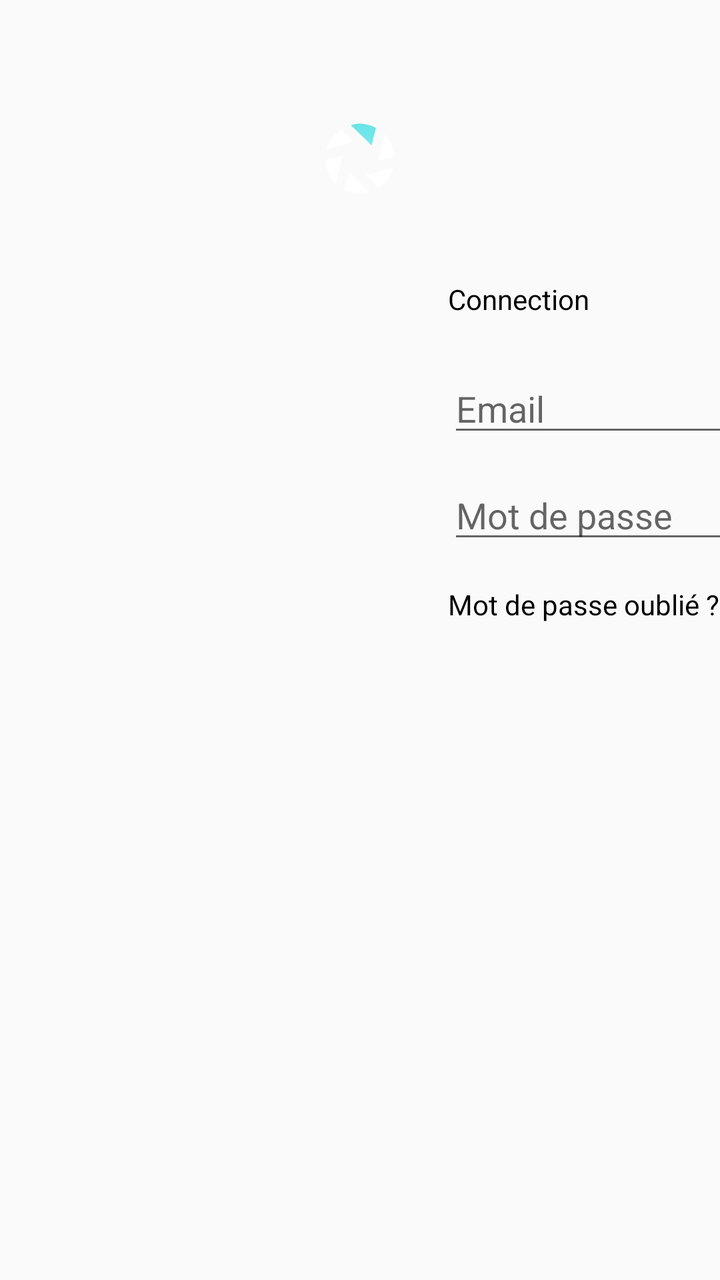
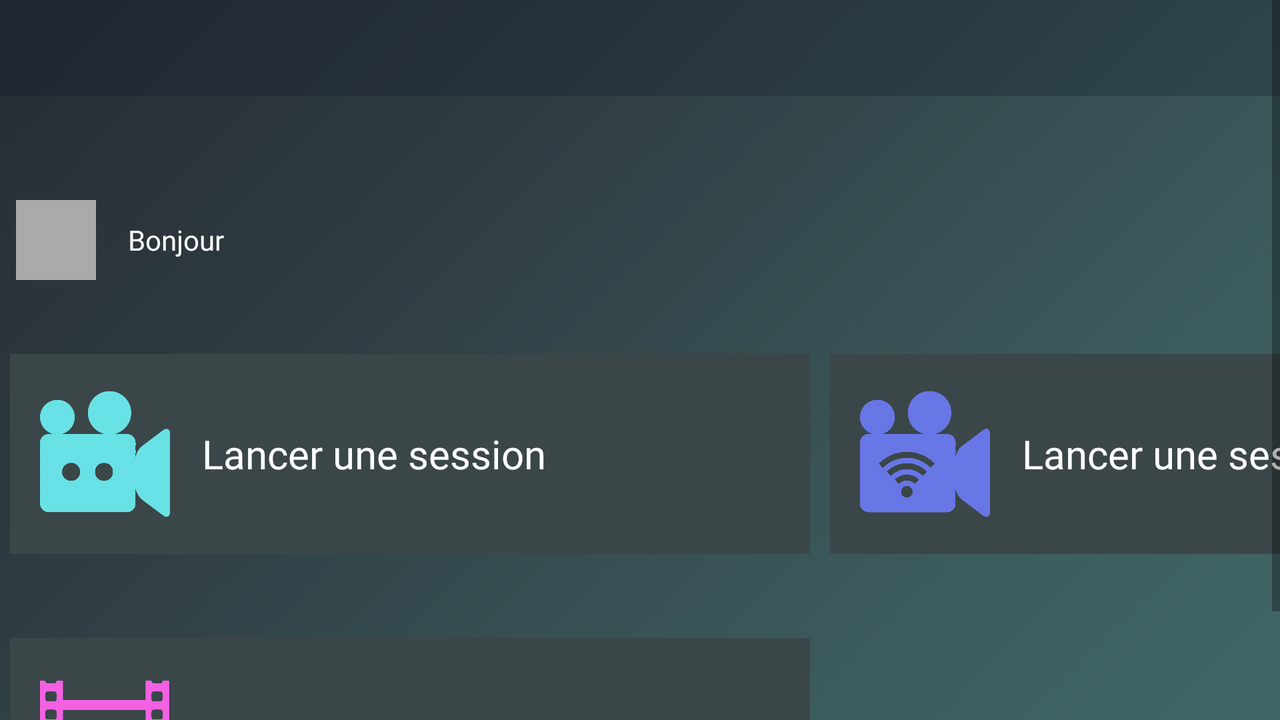

One screen, two layout resources from the same app: the default and the repository's alternative for another configuration. Each is rendered where Android would select it; the XML of both is given below.
<!-- AndroidManifest.xml: application theme AppTheme -->
<!-- res/layout/activity_main.xml -->
<?xml version="1.0" encoding="utf-8"?>
<android.support.constraint.ConstraintLayout xmlns:android="http://schemas.android.com/apk/res/android"
    xmlns:app="http://schemas.android.com/apk/res-auto"
    xmlns:tools="http://schemas.android.com/tools"
    android:layout_width="match_parent"
    android:layout_height="match_parent"
    tools:context=".MainActivity">

    <ImageView
        android:id="@+id/iv_logo"
        android:layout_width="187dp"
        android:layout_height="wrap_content"
        android:layout_marginEnd="8dp"
        android:layout_marginLeft="8dp"
        android:layout_marginRight="8dp"
        android:layout_marginStart="8dp"
        android:layout_marginTop="56dp"
        app:layout_constraintEnd_toEndOf="parent"
        app:layout_constraintStart_toStartOf="parent"
        app:layout_constraintTop_toTopOf="parent"
        app:srcCompat="@mipmap/ic_launcher" />

    <TextView
        android:id="@+id/tv_connected"
        android:layout_width="wrap_content"
        android:layout_height="26dp"
        android:layout_marginLeft="224dp"
        android:layout_marginStart="224dp"
        android:layout_marginTop="36dp"
        android:text="@string/connected"
        android:textColor="@android:color/black"
        app:layout_constraintStart_toStartOf="parent"
        app:layout_constraintTop_toBottomOf="@+id/iv_logo" />

    <EditText
        android:id="@+id/et_mail"
        android:layout_width="wrap_content"
        android:layout_height="wrap_content"
        android:layout_marginLeft="224dp"
        android:layout_marginStart="224dp"
        android:layout_marginTop="16dp"
        android:ems="10"
        android:hint="@string/email"
        android:inputType="textPersonName"
        android:textColor="@android:color/black"
        app:layout_constraintStart_toStartOf="parent"
        app:layout_constraintTop_toBottomOf="@+id/tv_connected" />

    <EditText
        android:id="@+id/et_password"
        android:layout_width="wrap_content"
        android:layout_height="wrap_content"
        android:layout_marginLeft="224dp"
        android:layout_marginStart="224dp"
        android:layout_marginTop="12dp"
        android:ems="10"
        android:hint="@string/password"
        android:inputType="textPassword"
        android:textColor="@android:color/black"
        app:layout_constraintStart_toStartOf="parent"
        app:layout_constraintTop_toBottomOf="@+id/et_mail" />

    <TextView
        android:id="@+id/tv_lost_password"
        android:layout_width="wrap_content"
        android:layout_height="wrap_content"
        android:layout_marginLeft="224dp"
        android:layout_marginStart="224dp"
        android:layout_marginTop="16dp"
        android:text="@string/lost_password"
        android:textColor="@android:color/black"
        app:layout_constraintStart_toStartOf="parent"
        app:layout_constraintTop_toBottomOf="@+id/et_password" />

    <Button
        android:id="@+id/btn_connected"
        android:layout_width="wrap_content"
        android:layout_height="wrap_content"
        android:layout_marginLeft="8dp"
        android:layout_marginStart="8dp"
        android:layout_marginTop="8dp"
        android:text="@string/connected_maj"
        app:layout_constraintStart_toEndOf="@+id/tv_lost_password"
        app:layout_constraintTop_toBottomOf="@+id/et_password" />
</android.support.constraint.ConstraintLayout>
<!-- resources referenced by this layout -->
<resources>
  <!-- mipmap ic_launcher: png bitmap (mipmap-hdpi, 2554 bytes) -->
  <string name="connected">Connection</string>
  <string name="connected_maj">SE CONNECTER</string>
  <string name="email">Email</string>
  <string name="lost_password">Mot de passe oublié ?</string>
  <string name="password">Mot de passe</string>
  <style name="AppTheme" parent="Theme.AppCompat.Light.DarkActionBar">
          
          <item name="colorPrimary">@color/colorPrimary</item>
          <item name="colorPrimaryDark">@color/colorBlack</item>
          <item name="colorAccent">@color/colorLightMagenta</item>
          <item name="windowActionBar">false</item>
          <item name="windowNoTitle">true</item>
      </style>
  <color name="colorPrimary">#3F51B5</color>
  <color name="colorBlack">#2E2d2d</color>
  <color name="colorLightMagenta">#F562E5</color>
</resources>
<!-- res/layout-land/activity_main.xml (the repository's variant of the layout above) -->
<!-- drawn on the phone turned sideways -->
<?xml version="1.0" encoding="utf-8"?>
<android.support.constraint.ConstraintLayout xmlns:android="http://schemas.android.com/apk/res/android"
    xmlns:app="http://schemas.android.com/apk/res-auto"
    xmlns:tools="http://schemas.android.com/tools"
    android:layout_width="match_parent"
    android:layout_height="match_parent"
    android:background="@drawable/bg"
    tools:context=".MainActivity">

    <ScrollView
        android:layout_width="match_parent"
        android:layout_height="match_parent">

        <android.support.constraint.ConstraintLayout
            android:layout_width="match_parent"
            android:layout_height="wrap_content"
            android:orientation="vertical">

            <include
                android:id="@+id/appBar"
                layout="@layout/toolbar"/>

            <LinearLayout
                android:layout_width="wrap_content"
                android:layout_height="wrap_content"
                android:layout_marginTop="100dp"
                android:orientation="vertical"
                app:layout_constraintBottom_toBottomOf="parent"
                app:layout_constraintEnd_toEndOf="parent"
                app:layout_constraintStart_toStartOf="parent"
                app:layout_constraintTop_toTopOf="parent">

                <LinearLayout
                    android:layout_width="wrap_content"
                    android:layout_height="wrap_content"
                    android:layout_marginBottom="32dp">

                    <ImageView
                        android:id="@+id/img_avatar"
                        android:layout_width="40dp"
                        android:layout_height="40dp"
                        android:layout_marginLeft="8dp"
                        app:layout_constraintStart_toStartOf="parent"
                        app:layout_constraintTop_toTopOf="@+id/appBar"
                        app:srcCompat="@android:color/darker_gray" />

                    <TextView
                        android:id="@+id/name_user"
                        android:layout_width="wrap_content"
                        android:layout_height="wrap_content"
                        android:layout_gravity="center_vertical"
                        android:layout_marginLeft="16dp"
                        android:text="@string/hello_user"
                        android:textColor="@color/white"
                        app:fontFamily="@font/roboto_bold"
                        app:layout_constraintStart_toEndOf="@+id/img_avatar"
                        app:layout_constraintTop_toTopOf="@+id/appBar" />

                </LinearLayout>


                <LinearLayout
                    android:id="@+id/line1"
                    android:layout_width="wrap_content"
                    android:layout_height="wrap_content"
                    app:layout_constraintEnd_toEndOf="parent"
                    app:layout_constraintStart_toStartOf="parent"
                    tools:layout_editor_absoluteY="104dp">

                    <LinearLayout
                        android:id="@+id/btn_start_session"
                        android:layout_width="400dp"
                        android:layout_height="100dp"
                        android:layout_margin="5dp"
                        android:background="@color/colorCharcoalGrey">

                        <ImageView
                            android:id="@+id/logo_unique_session"
                            android:layout_width="80dp"
                            android:layout_height="80dp"
                            android:layout_gravity="center_vertical"
                            android:paddingLeft="15dp"
                            app:srcCompat="@drawable/camsimple" />

                        <TextView
                            android:id="@+id/name_unique_session"
                            android:layout_width="wrap_content"
                            android:layout_height="wrap_content"
                            android:layout_gravity="center_vertical"
                            android:layout_marginLeft="16dp"
                            android:text="@string/start_session"
                            android:textColor="@color/white"
                            android:textSize="20sp"
                            app:fontFamily="@font/roboto_bold" />
                    </LinearLayout>

                    <LinearLayout
                        android:id="@+id/btn_multi_session"
                        android:layout_width="400dp"
                        android:layout_height="100dp"
                        android:layout_margin="5dp"
                        android:background="@color/colorCharcoalGrey">

                        <ImageView
                            android:id="@+id/logo_multi_session"
                            android:layout_width="80dp"
                            android:layout_height="80dp"
                            android:layout_gravity="center_vertical"
                            android:paddingLeft="15dp"
                            app:srcCompat="@drawable/cammulti" />

                        <TextView
                            android:id="@+id/name_multi_session"
                            android:layout_width="wrap_content"
                            android:layout_height="wrap_content"
                            android:layout_gravity="center_vertical"
                            android:layout_marginLeft="16dp"
                            android:text="@string/start_multi_session"
                            android:textColor="@color/white"
                            android:textSize="20sp"
                            app:fontFamily="@font/roboto_bold" />
                    </LinearLayout>

                </LinearLayout>

                <LinearLayout
                    android:layout_width="wrap_content"
                    android:layout_height="wrap_content"
                    android:layout_marginTop="32dp"
                    app:layout_constraintEnd_toEndOf="parent"
                    app:layout_constraintStart_toStartOf="parent"
                    tools:layout_editor_absoluteY="236dp">

                    <LinearLayout
                        android:id="@+id/btn_videos"
                        android:layout_width="400dp"
                        android:layout_height="100dp"
                        android:layout_margin="5dp"
                        android:background="@color/colorCharcoalGrey">

                        <ImageView
                            android:id="@+id/logo_videos"
                            android:layout_width="80dp"
                            android:layout_height="80dp"
                            android:layout_gravity="center_vertical"
                            android:paddingLeft="15dp"
                            app:srcCompat="@drawable/video" />

                        <TextView
                            android:id="@+id/name_videos"
                            android:layout_width="wrap_content"
                            android:layout_height="wrap_content"
                            android:layout_gravity="center_vertical"
                            android:layout_marginLeft="16dp"
                            android:text="@string/my_videos"
                            android:textColor="@color/white"
                            android:textSize="20sp"
                            app:fontFamily="@font/roboto_bold" />
                    </LinearLayout>

                </LinearLayout>
            </LinearLayout>
        </android.support.constraint.ConstraintLayout>
    </ScrollView>


</android.support.constraint.ConstraintLayout>
<!-- res/layout/toolbar.xml (included above) -->
<?xml version="1.0" encoding="utf-8"?>
<android.support.constraint.ConstraintLayout xmlns:android="http://schemas.android.com/apk/res/android"
    android:layout_width="match_parent"
    android:layout_height="match_parent"
    xmlns:app="http://schemas.android.com/apk/res-auto">

    <android.support.v7.widget.Toolbar
        android:id="@+id/toolbar"
        android:layout_width="match_parent"
        android:layout_height="wrap_content"
        android:background="@color/colorDarkBlueGrey25"
        android:minHeight="?attr/actionBarSize"
        app:titleTextColor="@color/white"
        app:fontFamily="@font/roboto_bold"/>

</android.support.constraint.ConstraintLayout>
<!-- resources referenced by the variant -->
<!-- as the phone turned sideways resolves them -->
<resources>
  <color name="colorCharcoalGrey">#3B4648</color>
  <color name="colorDarkBlueGrey25">#3f0d1725</color>
  <!-- drawable bg: png bitmap (drawable-hdpi, 79031 bytes) -->
  <!-- drawable cammulti: png bitmap (drawable-hdpi, 24427 bytes) -->
  <!-- drawable camsimple: png bitmap (drawable-hdpi, 21962 bytes) -->
  <!-- drawable video: png bitmap (drawable-hdpi, 12772 bytes) -->
  <string name="hello_user">Bonjour</string>
  <string name="my_videos">Mes vidéos</string>
  <string name="start_multi_session">Lancer une session collaborative</string>
  <string name="start_session">Lancer une session</string>
  <style name="AppTheme" parent="Theme.AppCompat.Light.DarkActionBar">
          
          <item name="colorPrimary">@color/colorPrimary</item>
          <item name="colorPrimaryDark">@color/colorBlack</item>
          <item name="colorAccent">@color/colorLightMagenta</item>
          <item name="windowActionBar">false</item>
          <item name="windowNoTitle">true</item>
      </style>
  <color name="colorPrimary">#3F51B5</color>
  <color name="colorBlack">#2E2d2d</color>
  <color name="colorLightMagenta">#F562E5</color>
</resources>
